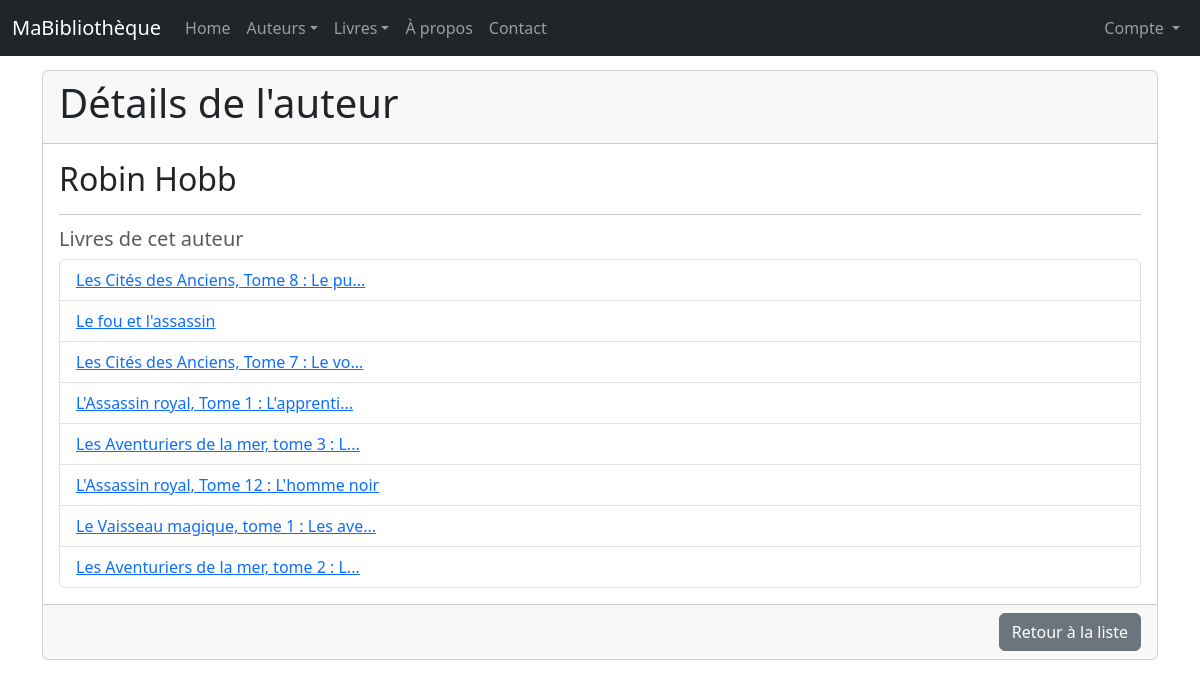
Page /auteurs/4/view/ on the committed database.
### monApp/models.py (models this page shows, shortened)
class Auteur(db.Model):
    idA = db.Column( db.Integer, primary_key=True )
    Nom = db.Column( db.String(100) )

class Livre(db.Model):
    idL = db.Column( db.Integer, primary_key=True )
    Prix = db.Column( db.Float )
    Titre = db.Column( db.String(255) )
    Url = db.Column( db.String(255) )
    Img = db.Column( db.String(255) )
    auteur_id = db.Column (db.Integer , db.ForeignKey ("auteur.idA") )
    auteur = db.relationship ("Auteur", backref =db.backref ("livres", lazy="dynamic") )

### monApp/views.py (the view)
@app.route('/auteurs/<idA>/view/')
def viewAuteur(idA):
    unAuteur = Auteur.query.get(idA)
    unForm = FormAuteur (idA=unAuteur.idA , Nom=unAuteur.Nom)
    return render_template("auteur_view.html",selectedAuteur=unAuteur, viewForm=unForm)

### monApp/templates/auteur_view.html
{% extends "base.html" %}
{% block main %}
<div class="card">
    <div class="card-header">
        <h1>Détails de l'auteur</h1>
    </div>
    <div class="card-body">
        <h2 class="card-title">{{ selectedAuteur.Nom }}</h2>
        <hr>
        <h5 class="card-subtitle mb-2 text-muted">Livres de cet auteur</h5>
        {% if selectedAuteur.livres.count() > 0 %}
            <ul class="list-group">
                {% for livre in selectedAuteur.livres %}
                    <li class="list-group-item">
                        <a href="{{ url_for('viewLivre', idL=livre.idL) }}">{{ livre.Titre }}</a>
                    </li>
                {% endfor %}
            </ul>
        {% else %}
            <p>Aucun livre n'est associé à cet auteur pour le moment.</p>
        {% endif %}
    </div>
    <div class="card-footer text-end">
        <a href="{{ url_for('getAuteurs') }}" class="btn btn-secondary">Retour à la liste</a>
    </div>
</div>
{% endblock %}

### monApp/templates/base.html (shortened to what this page needs)
<html>
<head>
    <link rel="stylesheet" href="{{ url_for('static', filename='css/style.css') }}">
    <link href="https://cdn.jsdelivr.net/npm/bootstrap@5.3.0/dist/css/bootstrap.min.css" rel="stylesheet">
</head>
<body>
    {% block navbar %}
    <nav class="navbar navbar-expand-md navbar-dark bg-dark fixed-top">
        <div class="container-fluid">
            <a class="navbar-brand">MaBibliothèque</a>
            <div class="collapse navbar-collapse" id="mainNavbar">
                <ul class="navbar-nav me-auto mb-2 mb-md-0">
                    <li class="nav-item">
                        <a class="nav-link" href="{{ url_for('index') }}">Home</a>
                    </li>
                    <li class="nav-item dropdown">
                        <a class="nav-link dropdown-toggle" href="#"
                           id="auteursDropdown" role="button" data-bs-toggle="dropdown"
                           aria-expanded="false">Auteurs</a>
                    </li>
                    <li class="nav-item dropdown">
                        <a class="nav-link dropdown-toggle" href="#"
                           id="livresDropdown" role="button" data-bs-toggle="dropdown"
                           aria-expanded="false">Livres</a>
                    </li>
                    <li class="nav-item">
                        <a class="nav-link" href="{{ url_for('about') }}">À propos</a>
                    </li>
                    <li class="nav-item">
                        <a class="nav-link" href="{{ url_for('contact') }}">Contact</a>
                    </li>
                </ul>
                <ul class="nav navbar-nav navbar-right">
                    {% if current_user.is_authenticated %}
                        <a class="navbar-brand"><em>Vous êtes connecté <strong>{{ current_user.Login}}</strong></em></a>
                        <li class="nav-item"><a class="nav-link" href="{{ url_for ('logout') }}">Déconnexion</a></li >
                    {% else %}
                        <li class="nav-item dropdown">
                            <a class="nav-link dropdown-toggle" href="#" id="accountDropdown" role="button" data-bs-toggle="dropdown" aria-expanded="false">
                                Compte
                            </a>
                        </li>
                    {% endif %}
                </ul>
            </div>
        </div>
    </nav>
    {% endblock %}
    {% block content %}
    <main id="main" role=" main" class=" container" style="margin-top:70px;">
        {% block main %}{% endblock %}
    </main>
    {% endblock %}
</body>
</html>

### monApp/static/style.css (style rules this page uses)
h1 { color : red; }
#main { margin-top: 5em; }
body { font-family: sans - serif; }

### rows in the picture
Auteur: Nom "Robin Hobb"
Livre: Titre "Les Cités des Anciens, Tome 8 : Le pu..."
Livre: Titre "Le fou et l'assassin"
Livre: Titre "Les Cités des Anciens, Tome 7 : Le vo..."
Livre: Titre "L'Assassin royal, Tome 1 : L'apprenti..."
Livre: Titre "Les Aventuriers de la mer, tome 3 : L..."
Livre: Titre "L'Assassin royal, Tome 12 : L'homme noir"
Livre: Titre "Le Vaisseau magique, tome 1 : Les ave..."
Livre: Titre "Les Aventuriers de la mer, tome 2 : L..."
